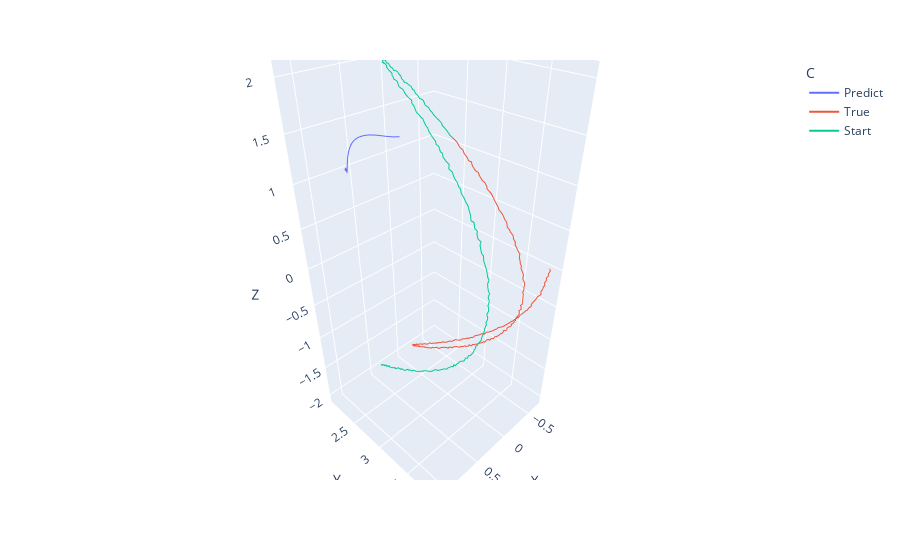

Write notebook code for a chart like this one.
### Code cell
fig = px.line_3d(d, x="X", y="Y", z="Z", color='C',markers=0)
# fig = px.scatter_3d(data, x="X", y="Y", z="Z")
fig.show()

### Figure 1 — Plotly figure (JSON) as saved in the notebook; plotly's stock layout.template omitted (floating-point values rounded to 4 significant figures; data arrays with more than 128 entries replaced by an {"elided": "..."} marker saying what was removed)
{"data": [{"hovertemplate": "C=Predict<br>X=%{x}<br>Y=%{y}<br>Z=%{z}<extra></extra>", "legendgroup": "Predict", "line": {"color": "#636efa", "dash": "solid"}, "marker": {"symbol": "circle"}, "mode": "lines", "name": "Predict", "scene": "scene", "showlegend": true, "type": "scatter3d", "x": {"elided": "250 float values"}, "y": {"elided": "250 float values"}, "z": {"elided": "250 float values"}}, {"hovertemplate": "C=True<br>X=%{x}<br>Y=%{y}<br>Z=%{z}<extra></extra>", "legendgroup": "True", "line": {"color": "#EF553B", "dash": "solid"}, "marker": {"symbol": "circle"}, "mode": "lines", "name": "True", "scene": "scene", "showlegend": true, "type": "scatter3d", "x": {"elided": "499 float values"}, "y": {"elided": "499 float values"}, "z": {"elided": "499 float values"}}, {"hovertemplate": "C=Start<br>X=%{x}<br>Y=%{y}<br>Z=%{z}<extra></extra>", "legendgroup": "Start", "line": {"color": "#00cc96", "dash": "solid"}, "marker": {"symbol": "circle"}, "mode": "lines", "name": "Start", "scene": "scene", "showlegend": true, "type": "scatter3d", "x": {"elided": "250 float values"}, "y": {"elided": "250 float values"}, "z": {"elided": "250 float values"}}], "layout": {"legend": {"title": {"text": "C"}, "tracegroupgap": 0}, "margin": {"t": 60}, "scene": {"domain": {"x": [0, 1], "y": [0, 1]}, "xaxis": {"title": {"text": "X"}}, "yaxis": {"title": {"text": "Y"}}, "zaxis": {"title": {"text": "Z"}}}}}
